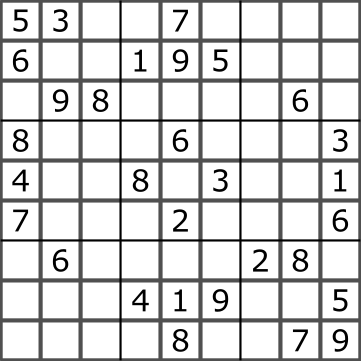
//> input picture assets/test_in.png, 361 x 361 px
$ ./main_sudoku_test   (built with g++ and OpenCV 4)
//> lines starting //> are read from the running program, lines starting //| are printed output that depends on the picture; after the words box and inside, x2 and y2 are one past the last pixel; in counts of white or black regions, pixels touching at a corner belong together
#include <opencv2/core.hpp>
#include <opencv2/imgproc.hpp>
#include <opencv2/imgcodecs.hpp>
#include <opencv2/highgui.hpp>
#include <tesseract/baseapi.h>
#include <memory>
#include <iostream>
#include <vector>
#include <algorithm>
#include <format>


void merge_lines(const std::vector<cv::Vec4i>& sorted, std::vector<cv::Vec4i>& merged,const cv::Vec2i& axis, int px_threshold) {
	if (sorted.empty()) {
		return;
	}

	merged.push_back(sorted[0]);

	for (size_t i = 1; i < sorted.size(); ++i) {
		auto& cur_line = sorted[i];
		auto& last_merged = merged.back();

		auto mag1 = cv::Vec2i(cur_line[0], cur_line[1]).ddot(axis); //project to axis
		auto mag2 = cv::Vec2i(last_merged[0], last_merged[1]).ddot(axis);

		if (std::abs(mag1 - mag2) < px_threshold) {
			last_merged[0] = std::min(last_merged[0], cur_line[0]);
			last_merged[1] = std::min(last_merged[1], cur_line[1]);
			last_merged[2] = std::max(last_merged[2], cur_line[2]);
			last_merged[3] = std::max(last_merged[3], cur_line[3]);
		}
		else {
			merged.push_back(cur_line);
		}
	}
}

void find_line(cv::Mat& im, std::vector<cv::Vec4i>& lines, cv::Size size, double min_len, double min_thick) {
	cv::Mat elem = cv::getStructuringElement(cv::MORPH_RECT, size);
	cv::erode(im, im, elem);
	cv::dilate(im, im, elem);

	cv::HoughLinesP(im, lines, 1, CV_PI / 180, 80, min_len, min_thick);
}

void draw_line(cv::Mat& im, std::vector<cv::Vec4i>& lines,const cv::Scalar& color) {
	for ( auto& l : lines) {
		cv::line(im, cv::Point(l[0], l[1]), cv::Point(l[2], l[3]), color, 2, cv::LINE_AA);
	}
}

int main(int argc, char* argv[]) {

	using Tess_str = std::unique_ptr<char[]>;
	std::string imPath{R"(E:\works\sudoku-resolve\assets\test_in.png)"};

	std::cout << "input img: " << imPath << "\n";

	cv::Mat im = cv::imread(imPath);
//> im is the input picture: 361 rows x 361 cols, CV_8UC3; min 0, max 255, mean 213.2

	if (im.empty()) {
		std::cerr << "cv can't decode img\n";
		return 1;
	}

	//preprocess
	cv::Mat im_bin;
	cv::cvtColor(im, im_bin, cv::COLOR_BGR2GRAY);
	cv::GaussianBlur(im_bin, im_bin, cv::Size(3, 3), 0);
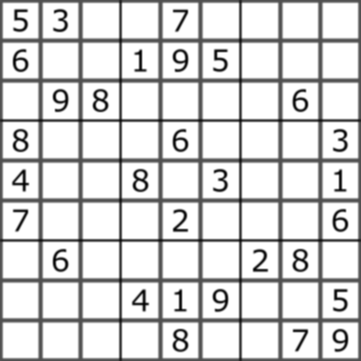
//> im_bin: 361 rows x 361 cols, CV_8UC1; min 2, max 255, mean 213.2
	cv::threshold(im_bin, im_bin, 0,  255, cv::THRESH_BINARY_INV | cv::THRESH_OTSU);
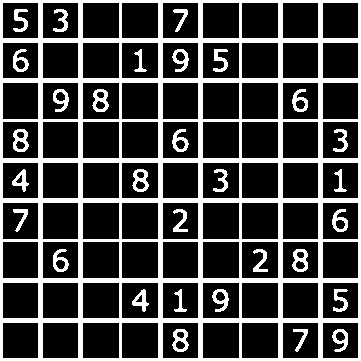
//> im_bin: 361 rows x 361 cols, CV_8UC1; 25.9% white; 31 white regions, largest, box (x1, y1, x2, y2) and area: (0, 0, 361, 361) 28560, (92, 89, 109, 112) 217, (13, 129, 29, 152) 217
	//cv::adaptiveThreshold(im_norm, im_norm, 255, cv::ADAPTIVE_THRESH_MEAN_C, cv::THRESH_BINARY_INV, 11, 2);
	//end preprocess


	std::vector<cv::Vec4i> result_lines;
	result_lines.reserve(50);


	//horizontal

	cv::Mat im_horizon = im_bin.clone();
	find_line(im_horizon, result_lines, cv::Size(im_horizon.cols - 10, 1), 80, 10);
//> in find_line, `cv::Mat elem = cv::getStructuringElement(cv::MORPH_RECT, size);`: elem = 351 values from 1 to 1
//> in find_line, `cv::HoughLinesP(im, lines, 1, CV_PI / 180, 80, min_len, min_thick);`: lines = 42 lines (x1, y1, x2, y2), first 8: [0, 318, 360, 318], [0, 280, 360, 280], [0, 1, 360, 1], [0, 78, 360, 78], [0, 241, 360, 241], [0, 320, 360, 320], [0, 82, 360, 82], [0, 40, 360, 40]
//> result_lines = 42 items, first 8: [0, 318, 360, 318], [0, 280, 360, 280], [0, 1, 360, 1], [0, 78, 360, 78], [0, 241, 360, 241], [0, 320, 360, 320], [0, 82, 360, 82], [0, 40, 360, 40]

	std::vector<cv::Vec4i> h_lines;
	h_lines.reserve(10);

	std::sort(result_lines.begin(), result_lines.end(), [](const cv::Vec4i& a, const cv::Vec4i& b) {
		return a[1] < b[1];
		});
//> result_lines = 42 items, first 8: [0, 0, 360, 0], [0, 1, 360, 1], [0, 2, 360, 2], [0, 38, 360, 38], [0, 39, 360, 39], [0, 40, 360, 40], [0, 41, 360, 41], [0, 42, 360, 42]

	merge_lines(result_lines, h_lines, cv::Vec2i(0,1),20);
//> in merge_lines, `merged.push_back(sorted[0]);`: merged = 1 item: [0, 0, 360, 0]
//> the loop in merge_lines, `for (size_t i = 1; i < sorted.size(); ++i)` made 41 passes
//> (cur_line, mag1, mag2) on passes 1 to 12: ([0, 1, 360, 1], 1, 0), ([0, 2, 360, 2], 2, 0), ([0, 38, 360, 38], 38, 0), ([0, 39, 360, 39], 39, 38), ([0, 40, 360, 40], 40, 38), ([0, 41, 360, 41], 41, 38), ([0, 42, 360, 42], 42, 38), ([0, 78, 360, 78], 78, 38), ([0, 79, 360, 79], 79, 78), ([0, 80, 360, 80], 80, 78), ([0, 81, 360, 81], 81, 78), ([0, 82, 360, 82], 82, 78)
//> after the loop in merge_lines, `for (size_t i = 1; i < sorted.size(); ++i)`: merged = 10 items, first 8: [0, 0, 360, 2], [0, 38, 360, 42], [0, 78, 360, 82], [0, 119, 360, 121], [0, 158, 360, 162], [0, 198, 360, 202], [0, 239, 360, 241], [0, 278, 360, 282]
//> h_lines has the same summary as merged in merge_lines


	//vertical
	result_lines.clear();

	cv::Mat im_vertical = im_bin.clone();
	find_line(im_vertical, result_lines, cv::Size(1, im_vertical.rows - 10), 80, 10);
//> call 2 of find_line, with size = Size(1, 351), min_len = 80, min_thick = 10
//> in find_line (call 2), `cv::erode(im, im, elem);`:
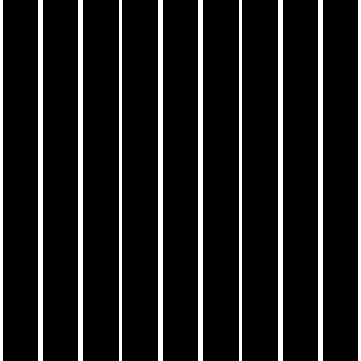
//> im: 361 rows x 361 cols, CV_8UC1; 11.6% white; 10 white regions, largest, box (x1, y1, x2, y2) and area: (38, 0, 43, 361) 1805, (78, 0, 83, 361) 1805, (158, 0, 163, 361) 1805
//> in find_line (call 2), `cv::HoughLinesP(im, lines, 1, CV_PI / 180, 80, min_len, min_thick);`: lines = 42 lines (x1, y1, x2, y2), first 8: [360, 360, 360, 0], [318, 360, 318, 0], [240, 360, 240, 0], [321, 360, 321, 0], [80, 360, 80, 0], [358, 360, 358, 0], [282, 360, 282, 0], [161, 360, 161, 0]
//> result_lines = 42 items, first 8: [360, 360, 360, 0], [318, 360, 318, 0], [240, 360, 240, 0], [321, 360, 321, 0], [80, 360, 80, 0], [358, 360, 358, 0], [282, 360, 282, 0], [161, 360, 161, 0]

	std::vector<cv::Vec4i> v_lines;
	v_lines.reserve(10);

	std::sort(result_lines.begin(), result_lines.end(), [](const cv::Vec4i& a, const cv::Vec4i& b) {
		return a[0] < b[0];
		});
//> result_lines = 42 items, first 8: [0, 360, 0, 0], [1, 360, 1, 0], [2, 360, 2, 0], [38, 360, 38, 0], [39, 360, 39, 0], [40, 360, 40, 0], [41, 360, 41, 0], [42, 360, 42, 0]

	merge_lines(result_lines, v_lines, cv::Vec2i(1, 0), 20);
//> the loop in merge_lines (call 2), `for (size_t i = 1; i < sorted.size(); ++i)` made 41 passes
//> (cur_line, mag1, mag2) on passes 1 to 12: ([1, 360, 1, 0], 1, 0), ([2, 360, 2, 0], 2, 0), ([38, 360, 38, 0], 38, 0), ([39, 360, 39, 0], 39, 38), ([40, 360, 40, 0], 40, 38), ([41, 360, 41, 0], 41, 38), ([42, 360, 42, 0], 42, 38), ([78, 360, 78, 0], 78, 38), ([79, 360, 79, 0], 79, 78), ([80, 360, 80, 0], 80, 78), ([81, 360, 81, 0], 81, 78), ([82, 360, 82, 0], 82, 78)
//> v_lines = 10 items, first 8: [0, 360, 2, 0], [38, 360, 42, 0], [78, 360, 82, 0], [119, 360, 121, 0], [158, 360, 162, 0], [198, 360, 202, 0], [239, 360, 241, 0], [278, 360, 282, 0]


	std::cout << std::format("h size={}\nv size={}\n", h_lines.size(), v_lines.size());
//| h size=10
//| v size=10

	if (h_lines.size() != 10 || v_lines.size() != 10) {
		std::cerr << "no table detect\n";
		return 1;
	}

	cv::Mat im_table_only = im_vertical + im_horizon;
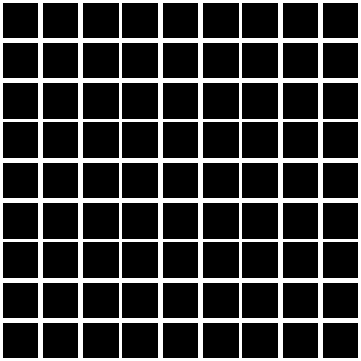
//> im_table_only: 361 rows x 361 cols, CV_8UC1; 21.9% white; 1 white region, box (x1, y1, x2, y2) and area: (0, 0, 361, 361) 28560
	//cv::add(im_vertical, im_horizon, im_table_only);
	im_bin -= im_table_only;
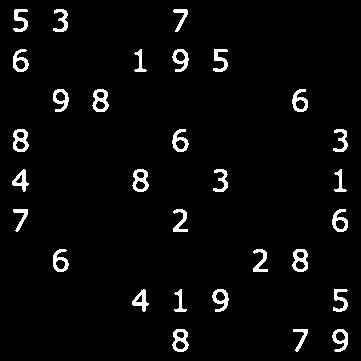
//> im_bin: 361 rows x 361 cols, CV_8UC1; 4% white; 30 white regions, largest, box (x1, y1, x2, y2) and area: (92, 89, 109, 112) 217, (13, 129, 29, 152) 217, (292, 249, 308, 272) 216
	//cv::subtract(im_bin, im_table_only, im_bin);

	//ocr
//> (the run ends here: the program needs code that is not available in this run, at `tesseract::TessBaseAPI api;`)
